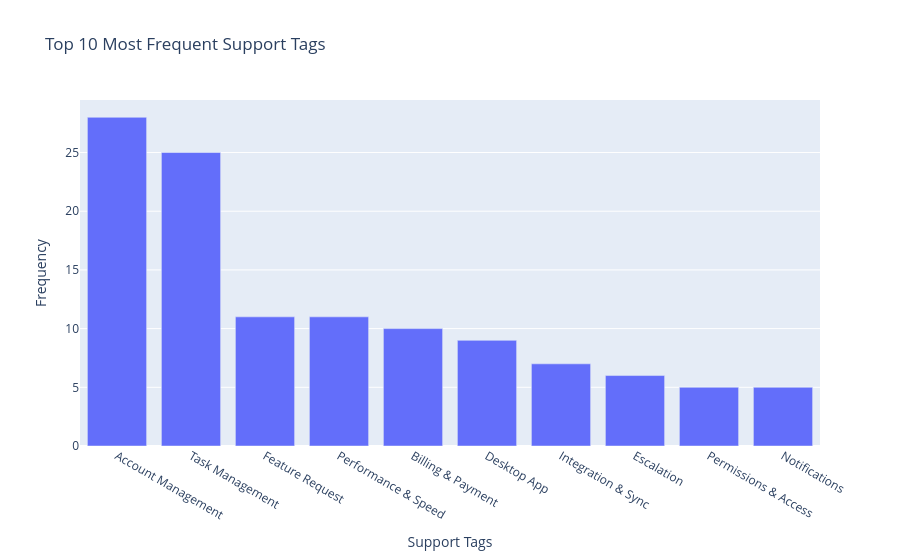

The notebook cell this image was saved under:
### Code cell
fig = px.bar(
    tags_counts.head(10),
    x='tags', 
    y='count',
    title='Top 10 Most Frequent Support Tags',
    labels={'tags': 'Support Tags', 'count': 'Frequency'}
)

fig.show()

### Figure 1 — Plotly figure (JSON) as saved in the notebook; plotly's stock layout.template omitted (floating-point values rounded to 4 significant figures)
{"data": [{"hovertemplate": "Support Tags=%{x}<br>Frequency=%{y}<extra></extra>", "legendgroup": "", "marker": {"color": "#636efa", "pattern": {"shape": ""}}, "name": "", "orientation": "v", "showlegend": false, "textposition": "auto", "type": "bar", "x": ["Account Management", "Task Management", "Feature Request", "Performance & Speed", "Billing & Payment", "Desktop App", "Integration & Sync", "Escalation", "Permissions & Access", "Notifications"], "xaxis": "x", "y": [28, 25, 11, 11, 10, 9, 7, 6, 5, 5], "yaxis": "y"}], "layout": {"barmode": "relative", "legend": {"tracegroupgap": 0}, "title": {"text": "Top 10 Most Frequent Support Tags"}, "xaxis": {"anchor": "y", "domain": [0, 1], "title": {"text": "Support Tags"}}, "yaxis": {"anchor": "x", "domain": [0, 1], "title": {"text": "Frequency"}}}}
